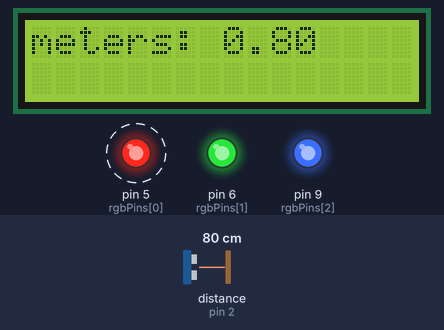
Simulated run of this sketch. Board: Arduino Uno, built with avr-gcc and run on an emulated ATmega328P. Shown: 16×2 character LCD, output pins drawn as LEDs (lit = HIGH). Wiring (from diagram.json): ultrasonic range finder: trigger pin 3; echo pin 2. Dashed ring = blinking. The test bench sets the inputs (shaded band); at power-on: distance to the obstacle (sensor on pin 2) 80 cm. The echo pulse lasts 58.3 µs per cm; pins used as bus, display or sensor lines are not drawn.

Above: at 0.89 s.
1.3 s: distance to the obstacle (sensor on pin 2) set to 95 cm
At 1.52 s:
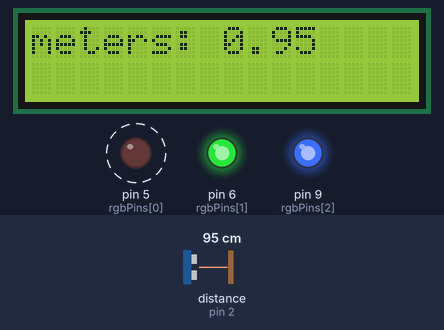
2.9 s: distance to the obstacle (sensor on pin 2) set to 105 cm
At 3.5 s:
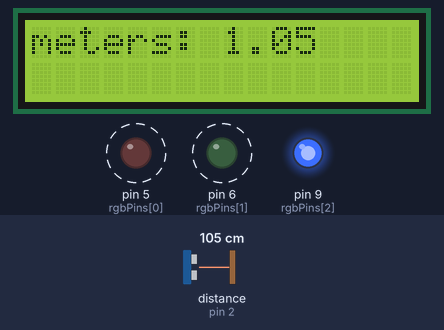
5.9 s: distance to the obstacle (sensor on pin 2) set to 196 cm
At 6.6 s:
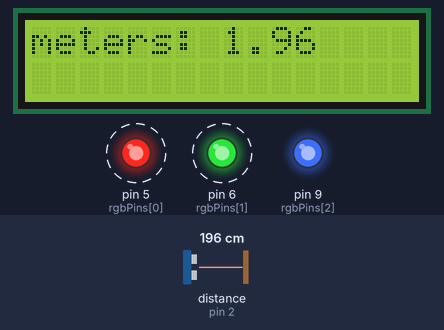
8.2 s: distance to the obstacle (sensor on pin 2) set to 205 cm
At 10.0 s:
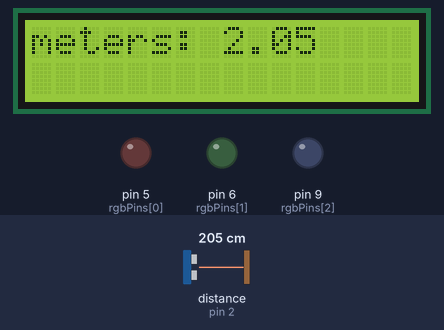
Timing chart, 0 to 11.0 s (numbered marks = the images above; inputs shaded):
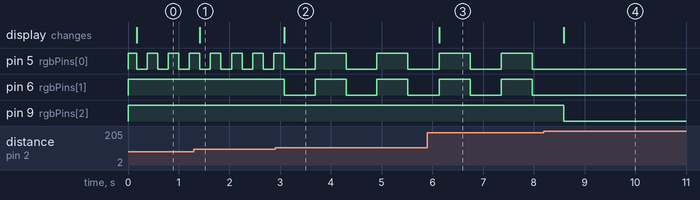

Measured:
- the behaviour switches between 99 and 100 cm on distance to the obstacle (sensor on pin 2) (found by bisection; images 1 and 2)
- the behaviour switches between 199 and 200 cm on distance to the obstacle (sensor on pin 2) (found by bisection; images 3 and 4)
- after the input at 1.3 s, the display: changes after 0.12 s (image 1)
- after the input at 2.9 s, pin 5 (rgbPins[0]): alternates HIGH for 0.61 s and LOW for 0.61 s, starting after 0.79 s; pin 6 (rgbPins[1]): alternates HIGH for 0.61 s and LOW for 0.61 s, starting after 0.18 s; the display: changes after 0.18 s (image 2)
- after the input at 5.9 s, the display: changes after 0.23 s (image 3)
- after the input at 8.2 s, pin 5 (rgbPins[0]), pin 6 (rgbPins[1]): stops changing and stays LOW; pin 9 (rgbPins[2]): HIGH → LOW after 0.39 s; the display: changes after 0.39 s (image 4)
- by itself, pin 5 (rgbPins[0]): alternates HIGH for 0.21 s and LOW for 0.21 s

The sketch:

sketch.ino
```cpp
// Подключаем библиотеку для работы с LCD
#include <LiquidCrystal.h>

#define DELAY_RED 100
#define DELAY_YELLOW 500

// Инициализируем объект-экран, передаём использованные
LiquidCrystal lcd(12, 11, 10, 4, 8, 7);

float cm;
float meters;
const int rgbPins[] = { 5, 6, 9};
int status = HIGH;

// Функция чтения данных с датчика
long readUltrasonicDistance(int triggerPin, int echoPin) {
  pinMode(triggerPin, OUTPUT); // сброс Trig
  digitalWrite(triggerPin, LOW);
  delayMicroseconds(2);

  digitalWrite(triggerPin, HIGH); // установка TRIG на 10 мкс
  delayMicroseconds(10);
  digitalWrite(triggerPin, LOW);

  pinMode(echoPin, INPUT); // измерение длительности ECHO
  int duration = pulseIn(echoPin, HIGH);
  delay(100);
  return duration;
}


void setup() {
  for ( int i = 0; i < 3; i++) {
    pinMode( rgbPins[i], OUTPUT);
    digitalWrite(rgbPins[i], HIGH);
  }
  lcd.begin(16, 2);
  lcd.clear();
}

void shineContinuously() {
  digitalWrite( rgbPins[0], LOW);
  digitalWrite( rgbPins[1], LOW);
  digitalWrite( rgbPins[2], LOW);
}

void blinkYellow() {
  status = !status;
  digitalWrite(rgbPins[2], HIGH);
  digitalWrite( rgbPins[0], status);
  digitalWrite( rgbPins[1], status);
  delay(DELAY_YELLOW);
}

void blinkRed() {
  status = !status;
  digitalWrite(rgbPins[1], HIGH);
  digitalWrite(rgbPins[2], HIGH);
  digitalWrite( rgbPins[0], status);
  delay(DELAY_RED);
}

void display() {
  lcd.setCursor(0, 0);
  lcd.print("meters:");
  lcd.setCursor(8, 0);
  lcd.print(meters);
}

void loop() {
  cm = readUltrasonicDistance(3, 2) / 58;
  meters = (cm / 100);
  display();
  if (meters >= 2.00 && meters <= 4.00) {
    shineContinuously();
  }
  else if (meters >= 1.00 && meters < 2.00) {
    blinkYellow();
  }
  else {
    blinkRed();
  }
}
```
